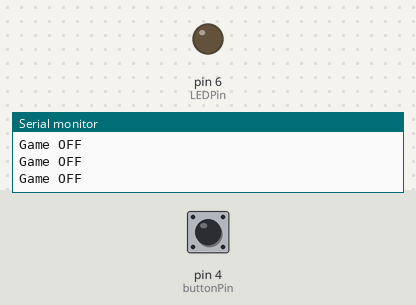
Recording of a sketch running on a simulated Arduino Uno, built with avr-gcc and run on an emulated ATmega328P. Shown: output pins drawn as LEDs (lit = HIGH), the last lines printed to the serial monitor. Dashed ring = blinking. The test bench sets the inputs (shaded band); at power-on: pin 4 (buttonPin) LOW.

Above: at 1.2 s.
1.3 s: pin 4 (buttonPin) pulled HIGH for 1 s
At 1.55 s:
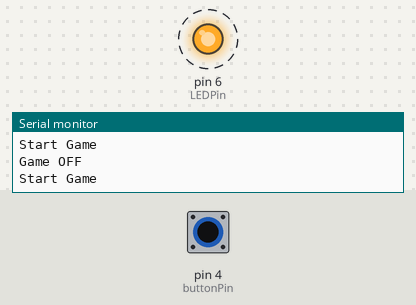
4.3 s: pin 4 (buttonPin) pulled HIGH for 3.2 s
At 7.8 s:
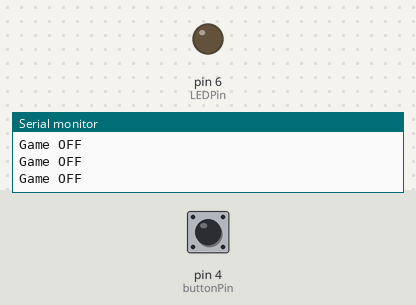
Timing chart, 0 to 9.3 s (numbered marks = the images above; inputs shaded):
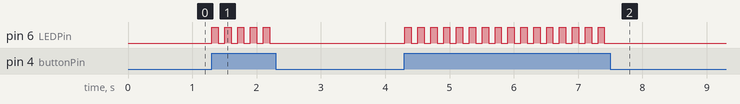

The sketch:

neopixelAttempt.ino
```cpp
/*
  Yasmine Samir Abdelrahnan Sept 2021
  This code takes Input from the potentiometer
  Added the basic functionality of ultrasonic sensor using the library "NewPing"

  NewPing Referenced from https://bitbucket.org/teckel12/arduino-new-ping/wiki/Home#!simple-newping-sketch

  toggle button state with a push button referenced from https://www.youtube.com/watch?v=Q9OhOZTY9oI LearnEDU
  Changed variable names, added Serial.println for debugging and added function StartGame

*/
#include "Arduino_SensorKit.h"
#include <Adafruit_NeoPixel.h>
#include <NewPing.h>

//For ultrasonic sensor
#define trigPin 7 //Assign trigPin to pin 7
#define echoPin 8 //Assign echoPin to pin 8
#define maxDistance 400 // Maximum distance we want to ping for (in centimeters). Maximum sensor distance is rated at 400-500cm.

NewPing sonar(trigPin, echoPin, maxDistance); // NewPing setup of pins and maximum distance.

//For push button
#define buttonPin 4 //Assign button to pin 4
int buttonState = 0;
bool ON = false;

//For neopixel
#define LED_PIN 10    //Assign neopixel to pin 13
#define LED_COUNT 0         //  Set pixel's color (in RAM)


#define LEDPin 6
//uint32_t color = strip.Color(0, 255, 0);

Adafruit_NeoPixel strip(LED_COUNT, LED_PIN, NEO_GRB + NEO_KHZ800);

void setup() {
  Serial.begin(9600); // Communicate with Serial Monitor
  pinMode(LEDPin, OUTPUT);
  pinMode(buttonPin, INPUT);

  strip.begin();           // INITIALIZE NeoPixel strip object (REQUIRED)
  strip.show();            // Turn OFF all pixels ASAP
  strip.setBrightness(32); // Set BRIGHTNESS to about 1/5 (max = 255)
}

void loop() {
  //delay(50);                     // Wait 50ms between pings (about 20 pings/sec). 29ms should be the shortest delay between pings.
//  Serial.print("Ping: ");
//  Serial.print(sonar.ping_cm()); // Send ping, get distance in cm and print result (0 = outside set distance range)
//  Serial.println("cm");

  buttonState = digitalRead(buttonPin);
  strip.clear();

  if (buttonState == HIGH) {
    //check if button is being pressed
    if (ON == true) {
      //while button is pressedm check if game is ON or OFF
      //if game is already ON, turn it OFF
      ON = !ON;
    } else {
      //if game is OFF, turn it ON
      ON = true;
    }
  }

  if (ON == true) {
    //if the game is ON, run the game
    startGame();
    } else {
    Serial.println("Game OFF");
    digitalWrite(LEDPin, LOW);
    strip.clear();
  }
  strip.show();
  delay(100);
}

void startGame() {
  Serial.println("Start Game");
  digitalWrite(LEDPin, HIGH);
  //turn the LED ON
  strip.setPixelColor(0, 0, 255, 0);
  strip.show();
  //delay(50);
}
```

Measured:
- after the input at 1.3 s, pin 6 (LEDPin): alternates HIGH for 0.10 s and LOW for 0.10 s, 10 changes in all, then stays LOW, starting at once
- after the input at 4.3 s, pin 6 (LEDPin): alternates HIGH for 0.10 s and LOW for 0.10 s, 32 changes in all, then stays LOW, starting at once
